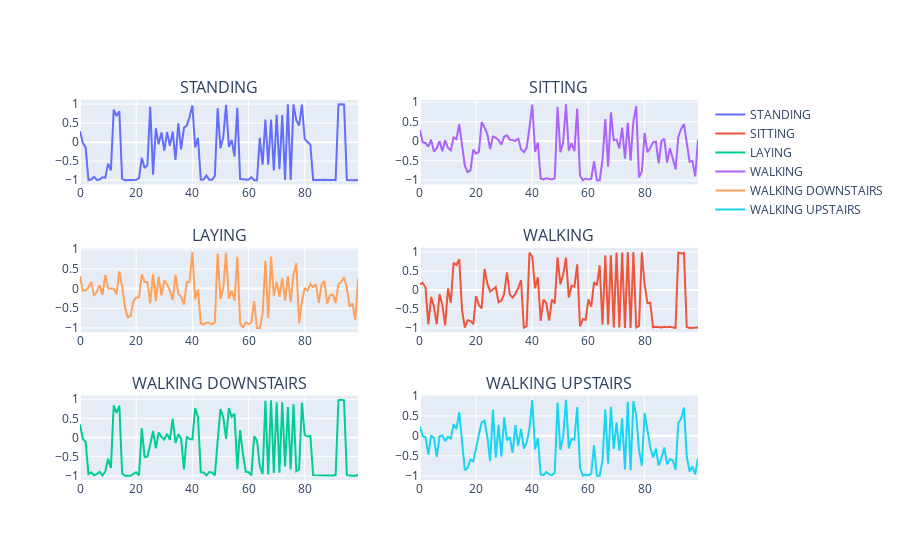

Notebook cell for this chart:
### Code cell
from plotly.subplots import make_subplots
import plotly.graph_objects as go



colors = ['#D62728','#2C9F2C','#FD7F23','#1F77B4','#9467BD',
          '#8C564A','#7F7F7F','#1FBECF','#E377C2','#BCBD27']

fig = make_subplots(rows=3, cols=2, subplot_titles = [labels[y_train[r][0]] for r in [0,27,65,100,145,172]])

for i, r in enumerate([0,27,65,100,145,172]):
    fig.add_trace(
    go.Scatter(y=x_train[r][:100],
               name = labels[y_train[r][0]]),
    row=(i)%3 + 1,
    col=(i)%2 + 1
    
)
    
fig.show()
